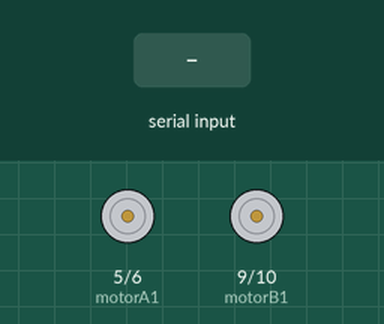
A sketch run on a simulated Arduino Uno, built with avr-gcc and run on an emulated ATmega328P. Parts: motor-driver pin pairs drawn as motors (green arrow = first pin HIGH = forward, orange = second pin HIGH = backward, longer = more drive). The test bench sets the inputs (shaded band).

Above: at 1.2 s.
1.3 s: "y" received over Serial
At 2.4 s:
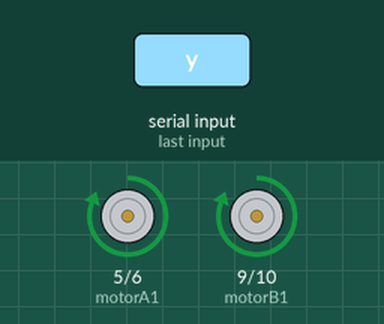
2.8 s: byte 108 ('l') received over Serial
At 3.6 s:
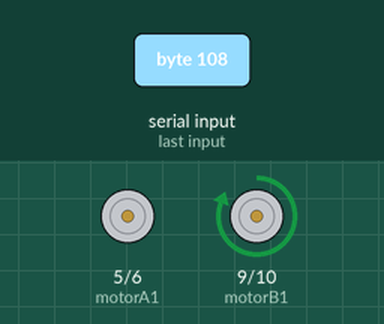
4.3 s: "k" received over Serial
At 4.7 s:
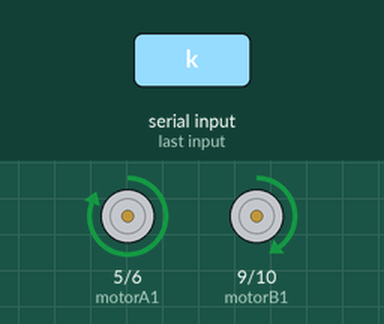
5.8 s: "m" received over Serial
At 7.0 s:
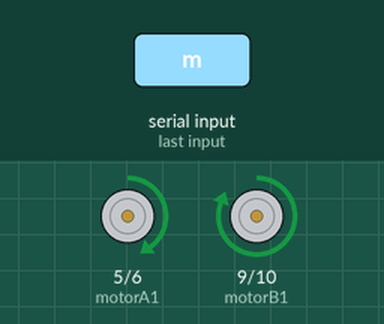
7.3 s: "a" received over Serial
At 8.2 s:
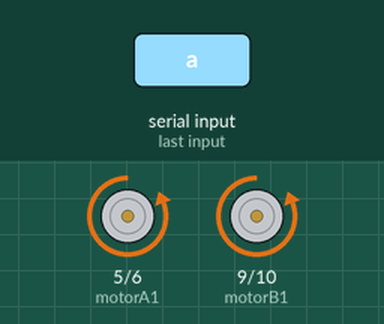
8.8 s: "f" received over Serial
At 9.3 s:
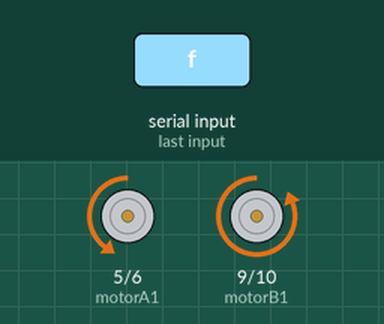
Timing chart, 0 to 11.3 s (numbered marks = the images above; inputs shaded):
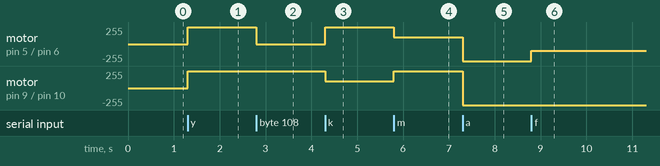

Measured:
- after the input at 1.3 s, motor on pin 5 (motorA1) / pin 6 (motorA2), motor on pin 9 (motorB1) / pin 10 (motorB2): stopped → forward 255/255 at once
- after the input at 2.8 s, motor on pin 5 (motorA1) / pin 6 (motorA2): forward 255/255 → stopped at once
- after the input at 4.3 s, motor on pin 5 (motorA1) / pin 6 (motorA2): stopped → forward 255/255 at once; motor on pin 9 (motorB1) / pin 10 (motorB2): forward 255/255 → forward 100/255 at once
- after the input at 5.8 s, motor on pin 5 (motorA1) / pin 6 (motorA2): forward 255/255 → forward 100/255 at once; motor on pin 9 (motorB1) / pin 10 (motorB2): forward 100/255 → forward 255/255 at once
- after the input at 7.3 s, motor on pin 5 (motorA1) / pin 6 (motorA2): forward 100/255 → backward 255/255 at once; motor on pin 9 (motorB1) / pin 10 (motorB2): forward 255/255 → backward 255/255 at once
- after the input at 8.8 s, motor on pin 5 (motorA1) / pin 6 (motorA2): backward 255/255 → backward 100/255 at once

The sketch:

sketch_jul26a.ino
```cpp
const int motorA1 = 5;
const int motorA2 = 6;
const int motorB1 = 9;
const int motorB2 = 10;
int durum;
int Hiz=255;


void setup() {
 pinMode(motorA1, OUTPUT);
 pinMode(motorA2, OUTPUT);
 pinMode(motorB1, OUTPUT);
 pinMode(motorB2, OUTPUT);
 Serial.begin(9600);

}

void loop() {
  if(Serial.available()>0){
    durum = Serial.read();
  }
  if(durum=='1'){
    Hiz=50;}
    else if (durum =='2'){
      Hiz=150;}
    else if (durum =='3'){
      Hiz=255;}

/*ileri*/
if(durum=='y'){
  analogWrite(motorA1,Hiz);analogWrite(motorA2,0);
  analogWrite(motorB1,Hiz);analogWrite(motorB2,0);
}

/*ilerisag*/
if(durum=='k'){
  analogWrite(motorA1,Hiz);analogWrite(motorA2,0);
  analogWrite(motorB1,100);analogWrite(motorB2,0);
}
/*ilerisol*/
if(durum=='m'){
  analogWrite(motorA1,100);analogWrite(motorA2,0);
  analogWrite(motorB1,Hiz);analogWrite(motorB2,0);
}
/*geri*/
if(durum=='a'){
  analogWrite(motorA1,0);analogWrite(motorA2,Hiz);
  analogWrite(motorB1,0);analogWrite(motorB2,Hiz);
}
/*gerisag*/
if(durum=='f'){
  analogWrite(motorA1,0);analogWrite(motorA2,100);
  analogWrite(motorB1,0);analogWrite(motorB2,Hiz);
}
/*gerisol*/

if(durum=='z'){
  analogWrite(motorA1,0);analogWrite(motorA2,Hiz);
  analogWrite(motorB1,0);analogWrite(motorB2,100);
}
/*sag*/
if(durum=='s'){
  analogWrite(motorA1,0);analogWrite(motorA2,0);
  analogWrite(motorB1,Hiz);analogWrite(motorB2,0);
}
/*sol*/
if(durum=='l'){
  analogWrite(motorA1,0);analogWrite(motorA2,0);
  analogWrite(motorB1,Hiz);analogWrite(motorB2,0);
}
/*dur*/
if(durum=='d'){
  analogWrite(motorA1,0);analogWrite(motorA2,0);
  analogWrite(motorB1,0  );analogWrite(motorB2,0);
}
}
```
